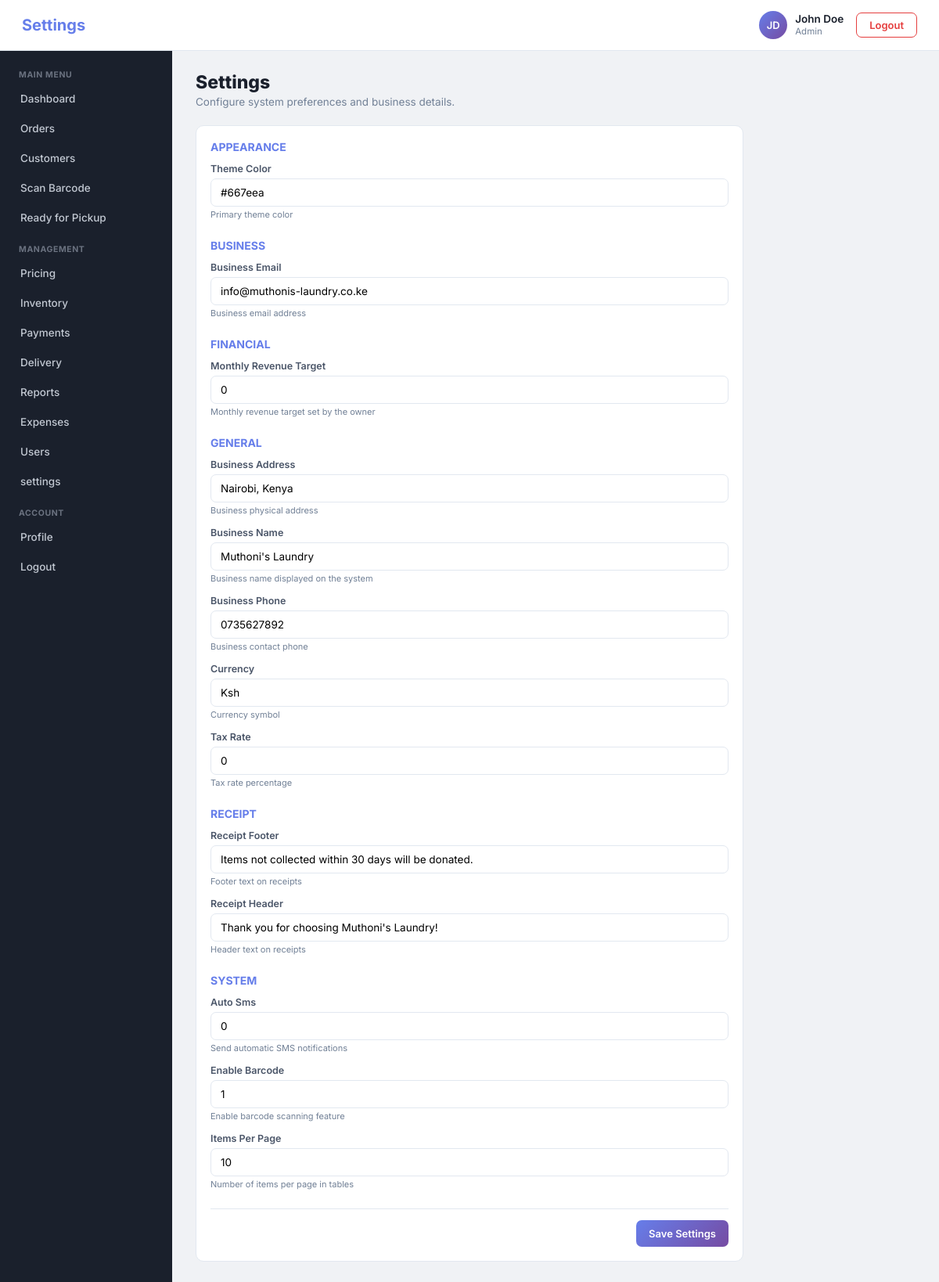
/settings.php (signed in), run on the app's committed database.
### tables this page shows
CREATE TABLE `settings` (
  `id` int(11) NOT NULL,
  `setting_key` varchar(100) NOT NULL,
  `setting_value` text DEFAULT NULL,
  `setting_group` varchar(50) DEFAULT 'general',
  `description` text DEFAULT NULL
);

### settings.php (the view, shortened to what this page needs)
<?php
require_once 'db_config.php';
$result = $conn->query("SELECT * FROM settings ORDER BY setting_group, setting_key");
$settings = [];
while ($row = $result->fetch_assoc()) {
    $settings[$row['setting_group']][] = $row;
}
include 'header.php';
?>
<div class="page-header">
    <h1>Settings</h1>
    <p>Configure system preferences and business details.</p>
</div>
<section class="table-container" style="max-width:700px;">
    <form method="POST" action="">
        <?php foreach ($settings as $group => $items): ?>
        <div style="margin-bottom:24px;">
            <h3 style="font-size:14px;font-weight:700;color:#667eea;text-transform:uppercase;margin-bottom:12px;"><?php echo ucfirst($group); ?></h3>
            <?php foreach ($items as $s): ?>
            <div class="form-group" style="margin-bottom:14px;">
                <label style="display:block;font-size:12.5px;font-weight:600;color:#4a5568;margin-bottom:5px;">
                    <?php echo ucwords(str_replace('_', ' ', $s['setting_key'])); ?>
                </label>
                <input type="text" name="settings[<?php echo $s['setting_key']; ?>]" value="<?php echo htmlspecialchars($s['setting_value']); ?>" style="width:100%;padding:9px 12px;border:1.5px solid #e2e8f0;border-radius:7px;font-size:13.5px;">
                <div style="font-size:11px;color:#718096;margin-top:3px;"><?php echo htmlspecialchars($s['description']); ?></div>
            </div>
            <?php endforeach; ?>
        </div>
        <?php endforeach; ?>
        <div style="display:flex;justify-content:flex-end;margin-top:16px;padding-top:14px;border-top:1px solid #e2e8f0;">
            <button type="submit" name="save_settings" class="btn btn-primary">Save Settings</button>
        </div>
    </form>
</section>
<?php include 'footer.php'; ?>

### header.php (style rules this page uses)
:root { --accent-1: #667eea; --accent-2: #764ba2; --sidebar-bg: #1a202c; --sidebar-hover: #252e3d; --page-bg: #f0f2f5; --card-bg: #ffffff; --border-light: #e2e8f0; --text-dark: #1a202c; --text-mid: #4a5568; --text-muted: #718096; --danger: #e53e3e; --success: #2f855a; --warning: #b7791f; }
* { margin: 0; padding: 0; box-sizing: border-box; }
body { font-family: 'Inter', sans-serif; background: var(--page-bg); color: var(--text-dark); min-height: 100vh; }
button { font-family: inherit; }
.page-header { margin-bottom: 22px; }
.page-header h1 { font-size: 23px; font-weight: 800; }
.page-header p { color: var(--text-muted); margin-top: 3px; font-size: 13.5px; }
.table-container { background: var(--card-bg); border: 1px solid var(--border-light); border-radius: 10px; padding: 18px; overflow-x: auto; }
.btn { padding: 9px 16px; border: none; border-radius: 7px; font-weight: 600; font-size: 13px; cursor: pointer; text-decoration: none; display: inline-block; }
.btn-primary { background: linear-gradient(135deg, #667eea, #764ba2); color: #fff; }
.form-group { margin-bottom: 14px; }
.form-group label { display: block; font-size: 12.5px; font-weight: 600; color: var(--text-mid); margin-bottom: 5px; }
.form-group input, .form-group select, .form-group textarea { width: 100%; padding: 9px 12px; border: 1.5px solid var(--border-light); border-radius: 7px; font-size: 13.5px; font-family: 'Inter', sans-serif; outline: none; }

### data on the page
settings: setting_key "Theme Color", setting_value "#667eea", description "Primary theme color"
settings: setting_key "Business Email", setting_value "info@muthonis-laundry.co.ke", description "Business email address"
settings: setting_key "Monthly Revenue Target", setting_value "0", description "Monthly revenue target set by the owner"
settings: setting_key "Business Address", setting_value "Nairobi, Kenya", description "Business physical address"
settings: setting_key "Business Name", setting_value "Muthoni's Laundry", description "Business name displayed on the system"
settings: setting_key "Business Phone", setting_value "0735627892", description "Business contact phone"
settings: setting_key "Currency", setting_value "Ksh", description "Currency symbol"
settings: setting_key "Tax Rate", setting_value "0", description "Tax rate percentage"
settings: setting_key "Receipt Footer", setting_value "Items not collected within 30 days will be donated.", description "Footer text on receipts"
settings: setting_key "Receipt Header", setting_value "Thank you for choosing Muthoni's Laundry!", description "Header text on receipts"
settings: setting_key "Auto Sms", setting_value "0", description "Send automatic SMS notifications"
settings: setting_key "Enable Barcode", setting_value "1", description "Enable barcode scanning feature"
settings: setting_key "Items Per Page", setting_value "10", description "Number of items per page in tables"

### other printed values
$pageTitle "Settings"
$initials "JD"
$fullName "John Doe"
$role "Admin"
$group "APPEARANCE"
$group "BUSINESS"
$group "FINANCIAL"
$group "GENERAL"
$group "RECEIPT"
$group "SYSTEM"
